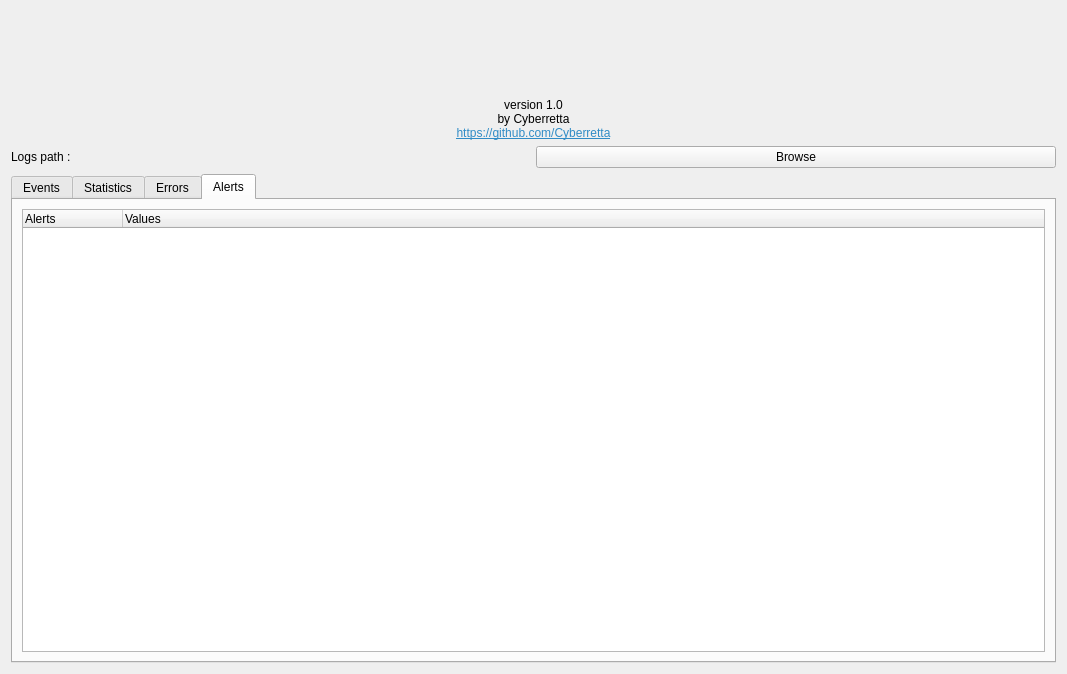
<?xml version="1.0" encoding="UTF-8"?>
<ui version="4.0">
 <class>AwsLogAnalyser</class>
 <widget class="QWidget" name="AwsLogAnalyser">
  <property name="geometry">
   <rect>
    <x>0</x>
    <y>0</y>
    <width>1067</width>
    <height>674</height>
   </rect>
  </property>
  <property name="windowTitle">
   <string>AwsLogAnalyser</string>
  </property>
  <layout class="QGridLayout" name="gridLayout" rowstretch="2,1,1,12">
   <item row="2" column="0">
    <widget class="QLabel" name="label_logs_path">
     <property name="text">
      <string>Logs path :</string>
     </property>
    </widget>
   </item>
   <item row="2" column="1">
    <widget class="QPushButton" name="pushButton_browse">
     <property name="text">
      <string>Browse</string>
     </property>
    </widget>
   </item>
   <item row="1" column="0" colspan="2">
    <widget class="QLabel" name="label_credits">
     <property name="text">
      <string>&lt;html&gt;&lt;head/&gt;&lt;body&gt;&lt;p&gt;version 1.0&lt;br/&gt;by Cyberretta&lt;br/&gt;&lt;a href=&quot;https://github.com/Cyberretta&quot;&gt;&lt;span style=&quot; text-decoration: underline; color:#308cc6;&quot;&gt;https://github.com/Cyberretta&lt;/span&gt;&lt;/a&gt;&lt;/p&gt;&lt;/body&gt;&lt;/html&gt;</string>
     </property>
     <property name="alignment">
      <set>Qt::AlignCenter</set>
     </property>
     <property name="openExternalLinks">
      <bool>true</bool>
     </property>
    </widget>
   </item>
   <item row="0" column="0" colspan="2">
    <widget class="QLabel" name="label_title">
     <property name="styleSheet">
      <string notr="true">image: url(:/images/AwsLogAnalyser_logo.png);
</string>
     </property>
     <property name="text">
      <string/>
     </property>
     <property name="scaledContents">
      <bool>false</bool>
     </property>
     <property name="alignment">
      <set>Qt::AlignLeading|Qt::AlignLeft|Qt::AlignVCenter</set>
     </property>
    </widget>
   </item>
   <item row="3" column="0" colspan="2">
    <widget class="QTabWidget" name="tabWidget">
     <property name="currentIndex">
      <number>3</number>
     </property>
     <widget class="QWidget" name="tab_events">
      <attribute name="title">
       <string>Events</string>
      </attribute>
      <layout class="QGridLayout" name="gridLayout_5" columnstretch="1,1">
       <item row="0" column="1">
        <widget class="QGroupBox" name="groupBox_details">
         <property name="title">
          <string>Selected event details</string>
         </property>
         <layout class="QGridLayout" name="gridLayout_2">
          <item row="0" column="1">
           <widget class="QTextEdit" name="textEdit_event_details">
            <property name="readOnly">
             <bool>true</bool>
            </property>
           </widget>
          </item>
         </layout>
        </widget>
       </item>
       <item row="2" column="0" colspan="2">
        <widget class="QPushButton" name="pushButton_search">
         <property name="text">
          <string>Search</string>
         </property>
        </widget>
       </item>
       <item row="1" column="1">
        <widget class="QGroupBox" name="groupBox_filters">
         <property name="title">
          <string>Filters</string>
         </property>
         <layout class="QGridLayout" name="gridLayout_4">
          <item row="2" column="6">
           <widget class="QPushButton" name="pushButton_removefilters">
            <property name="text">
             <string>Remove selected filters</string>
            </property>
           </widget>
          </item>
          <item row="1" column="6">
           <widget class="QPushButton" name="pushButton_addfilter">
            <property name="text">
             <string>Add filter</string>
            </property>
           </widget>
          </item>
          <item row="1" column="5">
           <widget class="QLineEdit" name="lineEdit_addfilter_value"/>
          </item>
          <item row="1" column="4">
           <widget class="QLabel" name="label_addfilter_value">
            <property name="text">
             <string>Value :</string>
            </property>
           </widget>
          </item>
          <item row="0" column="0" colspan="7">
           <widget class="QTableWidget" name="tableWidget_filters">
            <property name="editTriggers">
             <set>QAbstractItemView::NoEditTriggers</set>
            </property>
            <property name="selectionBehavior">
             <enum>QAbstractItemView::SelectRows</enum>
            </property>
            <column>
             <property name="text">
              <string>Key</string>
             </property>
            </column>
            <column>
             <property name="text">
              <string>Operation</string>
             </property>
            </column>
            <column>
             <property name="text">
              <string>Value</string>
             </property>
            </column>
           </widget>
          </item>
          <item row="1" column="0">
           <widget class="QLabel" name="label_addfilter_key">
            <property name="text">
             <string>Key :</string>
            </property>
           </widget>
          </item>
          <item row="1" column="1">
           <widget class="QLineEdit" name="lineEdit_addfilter_key"/>
          </item>
          <item row="1" column="2">
           <widget class="QLabel" name="label_filter_operation">
            <property name="text">
             <string>Operation :</string>
            </property>
           </widget>
          </item>
          <item row="1" column="3">
           <widget class="QComboBox" name="comboBox_filter_operation">
            <item>
             <property name="text">
              <string>equal</string>
             </property>
            </item>
            <item>
             <property name="text">
              <string>not equal</string>
             </property>
            </item>
            <item>
             <property name="text">
              <string>contains</string>
             </property>
            </item>
            <item>
             <property name="text">
              <string>exists (not yet implemented)</string>
             </property>
            </item>
            <item>
             <property name="text">
              <string>doesn't exists (not yet implemented)</string>
             </property>
            </item>
           </widget>
          </item>
         </layout>
        </widget>
       </item>
       <item row="0" column="0" rowspan="2">
        <widget class="QGroupBox" name="groupBox_events">
         <property name="title">
          <string>Matching events</string>
         </property>
         <layout class="QGridLayout" name="gridLayout_3">
          <item row="2" column="0">
           <widget class="QCheckBox" name="checkBox_time_to">
            <property name="text">
             <string>To :</string>
            </property>
           </widget>
          </item>
          <item row="2" column="1">
           <widget class="QDateTimeEdit" name="dateTimeEdit_time_to">
            <property name="enabled">
             <bool>false</bool>
            </property>
            <property name="frame">
             <bool>true</bool>
            </property>
            <property name="readOnly">
             <bool>false</bool>
            </property>
            <property name="displayFormat">
             <string>dd/MM/yyyy HH:mm:ss</string>
            </property>
           </widget>
          </item>
          <item row="1" column="0">
           <widget class="QCheckBox" name="checkBox_time_from">
            <property name="text">
             <string>From :</string>
            </property>
           </widget>
          </item>
          <item row="1" column="1">
           <widget class="QDateTimeEdit" name="dateTimeEdit_time_from">
            <property name="enabled">
             <bool>false</bool>
            </property>
            <property name="displayFormat">
             <string notr="true">dd/MM/yyyy HH:mm:ss</string>
            </property>
           </widget>
          </item>
          <item row="3" column="0" colspan="2">
           <widget class="QTableWidget" name="tableWidget_matching_events">
            <property name="editTriggers">
             <set>QAbstractItemView::NoEditTriggers</set>
            </property>
            <property name="selectionBehavior">
             <enum>QAbstractItemView::SelectRows</enum>
            </property>
            <property name="sortingEnabled">
             <bool>true</bool>
            </property>
            <attribute name="horizontalHeaderShowSortIndicator" stdset="0">
             <bool>true</bool>
            </attribute>
            <column>
             <property name="text">
              <string>Event ID</string>
             </property>
            </column>
            <column>
             <property name="text">
              <string>Event time</string>
             </property>
            </column>
            <column>
             <property name="text">
              <string>Region</string>
             </property>
            </column>
           </widget>
          </item>
          <item row="4" column="0" colspan="2">
           <widget class="QLabel" name="label_matching_events_count">
            <property name="text">
             <string>Found 0 matching events</string>
            </property>
           </widget>
          </item>
         </layout>
        </widget>
       </item>
      </layout>
     </widget>
     <widget class="QWidget" name="tab_statistics">
      <attribute name="title">
       <string>Statistics</string>
      </attribute>
      <layout class="QGridLayout" name="gridLayout_6">
       <item row="0" column="3">
        <widget class="QPushButton" name="pushButton_get_statistics">
         <property name="text">
          <string>Get statistics</string>
         </property>
        </widget>
       </item>
       <item row="1" column="1">
        <widget class="QRadioButton" name="radioButton_statistics_scope_all">
         <property name="text">
          <string>All events</string>
         </property>
        </widget>
       </item>
       <item row="0" column="0">
        <widget class="QLabel" name="label_statistics_key">
         <property name="text">
          <string>Key :</string>
         </property>
        </widget>
       </item>
       <item row="2" column="0" colspan="4">
        <widget class="QTableWidget" name="tableWidget_statistics_results">
         <property name="editTriggers">
          <set>QAbstractItemView::NoEditTriggers</set>
         </property>
         <property name="selectionBehavior">
          <enum>QAbstractItemView::SelectRows</enum>
         </property>
         <column>
          <property name="text">
           <string>Value</string>
          </property>
         </column>
         <column>
          <property name="text">
           <string>Occurences</string>
          </property>
         </column>
         <column>
          <property name="text">
           <string>Percentage</string>
          </property>
         </column>
        </widget>
       </item>
       <item row="1" column="2">
        <widget class="QRadioButton" name="radioButton_statistics_scope_matching">
         <property name="text">
          <string>Matching events</string>
         </property>
         <property name="checked">
          <bool>true</bool>
         </property>
        </widget>
       </item>
       <item row="1" column="0">
        <widget class="QLabel" name="label_statistics_scope">
         <property name="text">
          <string>Scope :</string>
         </property>
        </widget>
       </item>
       <item row="0" column="1" colspan="2">
        <widget class="QLineEdit" name="lineEdit_statistics_key"/>
       </item>
       <item row="0" column="4" rowspan="3">
        <widget class="QGraphicsView" name="graphicsView"/>
       </item>
      </layout>
     </widget>
     <widget class="QWidget" name="tab_errors">
      <attribute name="title">
       <string>Errors</string>
      </attribute>
      <layout class="QGridLayout" name="gridLayout_7" columnstretch="0,0">
       <item row="0" column="0">
        <widget class="QGroupBox" name="groupBox_erros_settings">
         <property name="title">
          <string>Settings</string>
         </property>
         <layout class="QGridLayout" name="gridLayout_8">
          <item row="0" column="0">
           <widget class="QLabel" name="label_errors_scope">
            <property name="text">
             <string>Scope :</string>
            </property>
           </widget>
          </item>
          <item row="0" column="1">
           <widget class="QRadioButton" name="radioButton_errors_scope_all">
            <property name="text">
             <string>All events</string>
            </property>
           </widget>
          </item>
          <item row="0" column="2">
           <widget class="QRadioButton" name="radioButton_errors_scope_matching">
            <property name="text">
             <string>Matching events</string>
            </property>
           </widget>
          </item>
         </layout>
        </widget>
       </item>
       <item row="1" column="0">
        <widget class="QGroupBox" name="groupBox_found_erros">
         <property name="title">
          <string>Found errors</string>
         </property>
         <layout class="QGridLayout" name="gridLayout_9">
          <item row="0" column="0">
           <widget class="QTableWidget" name="tableWidget_errors">
            <property name="editTriggers">
             <set>QAbstractItemView::NoEditTriggers</set>
            </property>
            <property name="selectionBehavior">
             <enum>QAbstractItemView::SelectRows</enum>
            </property>
            <property name="sortingEnabled">
             <bool>true</bool>
            </property>
            <column>
             <property name="text">
              <string>Event ID</string>
             </property>
            </column>
            <column>
             <property name="text">
              <string>Error Code</string>
             </property>
            </column>
            <column>
             <property name="text">
              <string>Event Time</string>
             </property>
            </column>
            <column>
             <property name="text">
              <string>Source</string>
             </property>
            </column>
           </widget>
          </item>
         </layout>
        </widget>
       </item>
       <item row="0" column="1" rowspan="2">
        <widget class="QGroupBox" name="groupBox_error_details">
         <property name="title">
          <string>Error details</string>
         </property>
         <layout class="QGridLayout" name="gridLayout_10">
          <item row="0" column="0">
           <widget class="QTextEdit" name="textEdit_error_details">
            <property name="readOnly">
             <bool>true</bool>
            </property>
           </widget>
          </item>
         </layout>
        </widget>
       </item>
      </layout>
     </widget>
     <widget class="QWidget" name="tab_alerts">
      <attribute name="title">
       <string>Alerts</string>
      </attribute>
      <layout class="QGridLayout" name="gridLayout_11">
       <item row="0" column="0">
        <widget class="QTreeWidget" name="treeWidget_alerts">
         <property name="editTriggers">
          <set>QAbstractItemView::NoEditTriggers</set>
         </property>
         <attribute name="headerCascadingSectionResizes">
          <bool>false</bool>
         </attribute>
         <column>
          <property name="text">
           <string>Alerts</string>
          </property>
         </column>
         <column>
          <property name="text">
           <string>Values</string>
          </property>
         </column>
        </widget>
       </item>
      </layout>
     </widget>
    </widget>
   </item>
  </layout>
 </widget>
 <resources/>
 <connections/>
</ui>
